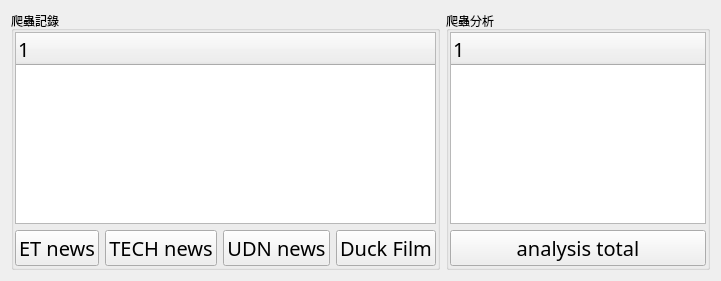
      <widget class="QWidget" name="page_log">
       <layout class="QGridLayout" name="gridLayout_3">
        <item row="0" column="0">
         <widget class="QGroupBox" name="groupBox_6">
          <property name="title">
           <string>爬蟲記錄</string>
          </property>
          <layout class="QVBoxLayout" name="verticalLayout_8">
           <property name="leftMargin">
            <number>1</number>
           </property>
           <property name="topMargin">
            <number>1</number>
           </property>
           <property name="rightMargin">
            <number>1</number>
           </property>
           <property name="bottomMargin">
            <number>1</number>
           </property>
           <item>
            <widget class="QTreeWidget" name="scraping_record_list">
             <property name="font">
              <font>
               <family>Microsoft JhengHei</family>
               <pointsize>15</pointsize>
              </font>
             </property>
             <column>
              <property name="text">
               <string notr="true">1</string>
              </property>
             </column>
            </widget>
           </item>
           <item>
            <layout class="QHBoxLayout" name="horizontalLayout">
             <item>
              <widget class="QPushButton" name="btn_et_news_chart">
               <property name="font">
                <font>
                 <family>Microsoft JhengHei</family>
                 <pointsize>15</pointsize>
                </font>
               </property>
               <property name="text">
                <string>ET news</string>
               </property>
               <property name="icon">
                <iconset>
                 <normaloff>../../medicine/icon/bullet-list2.png</normaloff>../../medicine/icon/bullet-list2.png</iconset>
               </property>
              </widget>
             </item>
             <item>
              <widget class="QPushButton" name="btn_tech_news_chart">
               <property name="font">
                <font>
                 <family>Microsoft JhengHei</family>
                 <pointsize>15</pointsize>
                </font>
               </property>
               <property name="text">
                <string>TECH news</string>
               </property>
               <property name="icon">
                <iconset>
                 <normaloff>../../medicine/icon/bullet-list2.png</normaloff>../../medicine/icon/bullet-list2.png</iconset>
               </property>
              </widget>
             </item>
             <item>
              <widget class="QPushButton" name="btn_udn_news_chart">
               <property name="font">
                <font>
                 <family>Microsoft JhengHei</family>
                 <pointsize>15</pointsize>
                </font>
               </property>
               <property name="text">
                <string>UDN news</string>
               </property>
               <property name="icon">
                <iconset>
                 <normaloff>../../medicine/icon/bullet-list2.png</normaloff>../../medicine/icon/bullet-list2.png</iconset>
               </property>
              </widget>
             </item>
             <item>
              <widget class="QPushButton" name="btn_duck_film_chart">
               <property name="font">
                <font>
                 <family>Microsoft JhengHei</family>
                 <pointsize>15</pointsize>
                </font>
               </property>
               <property name="text">
                <string>Duck Film</string>
               </property>
               <property name="icon">
                <iconset>
                 <normaloff>../../medicine/icon/bullet-list2.png</normaloff>../../medicine/icon/bullet-list2.png</iconset>
               </property>
              </widget>
             </item>
            </layout>
           </item>
          </layout>
         </widget>
        </item>
        <item row="0" column="1">
         <widget class="QGroupBox" name="groupBox_7">
          <property name="title">
           <string>爬蟲分析</string>
          </property>
          <layout class="QVBoxLayout" name="verticalLayout_9">
           <property name="leftMargin">
            <number>1</number>
           </property>
           <property name="topMargin">
            <number>1</number>
           </property>
           <property name="rightMargin">
            <number>1</number>
           </property>
           <property name="bottomMargin">
            <number>1</number>
           </property>
           <item>
            <widget class="QTreeWidget" name="scraping_analysis_list">
             <property name="font">
              <font>
               <family>Microsoft JhengHei</family>
               <pointsize>15</pointsize>
              </font>
             </property>
             <column>
              <property name="text">
               <string notr="true">1</string>
              </property>
             </column>
            </widget>
           </item>
           <item>
            <widget class="QPushButton" name="btn_analysis_total">
             <property name="font">
              <font>
               <family>Microsoft JhengHei</family>
               <pointsize>15</pointsize>
              </font>
             </property>
             <property name="text">
              <string>analysis total</string>
             </property>
             <property name="icon">
              <iconset>
               <normaloff>../../medicine/icon/bullet-list2.png</normaloff>../../medicine/icon/bullet-list2.png</iconset>
             </property>
            </widget>
           </item>
          </layout>
         </widget>
        </item>
       </layout>
      </widget>
